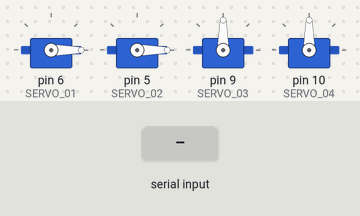
The sketch below on a simulated Arduino Uno, built with avr-gcc and run on an emulated ATmega328P. On the bench: 4 × servo. Inputs (shaded band) come from the test bench.

Above: at 1.2 s.
1.3 s: "1" received over the second serial link
At 3.35 s:
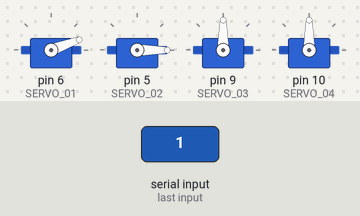
At 19.6 s:
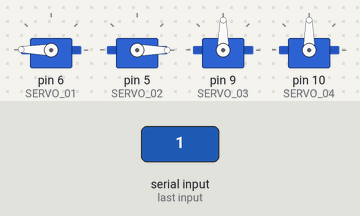
Timing chart, 0 to 21.8 s (numbered marks = the images above; inputs shaded):
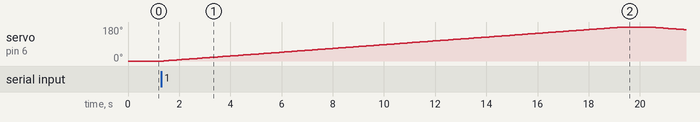

Measured:
- after the input at 1.3 s, servo on pin 6 (SERVO_01): rises from 0° to 180° in 18.9 s, then falls to 166° in 1.4 s

The sketch:

robotic-arm-arduino.ino
```cpp
#include <SoftwareSerial.h>
#include <Servo.h>

#define SERVO_01 6 //Servo base
#define SERVO_02 5 //Braço principal
#define SERVO_03 9 //Articulação secundária
#define SERVO_04 10 //Garra

Servo s_base, s_arm, s_secartic, s_hand;

int pos = 0;

SoftwareSerial BTserial(2, 4);

char *data = "";

void setup()
{
  s_base.attach(SERVO_01);
  s_arm.attach(SERVO_02);
  s_secartic.attach(SERVO_03);
  s_hand.attach(SERVO_04);

  Serial.begin(9600);

  //Necessário Inicializar a posição inicial de cada servo
  s_base.write(0);
  s_arm.write(0);

  BTserial.begin(38400);

}

void loop()
{
  //It will be deleted soon
  if(Serial.available() > 0)
  {
  }

  else if(BTserial.available())
  {
    data = BTserial.read();
    for(pos = 0; pos < 180; pos++)
    {
      s_base.write(pos);
      delay(100);
    }
    delay(1000);  for(pos = 180; pos >= 0; pos--)
    {
      s_base.write(pos);
      delay(100);
    }
    delay(1000);
  }
}
```
